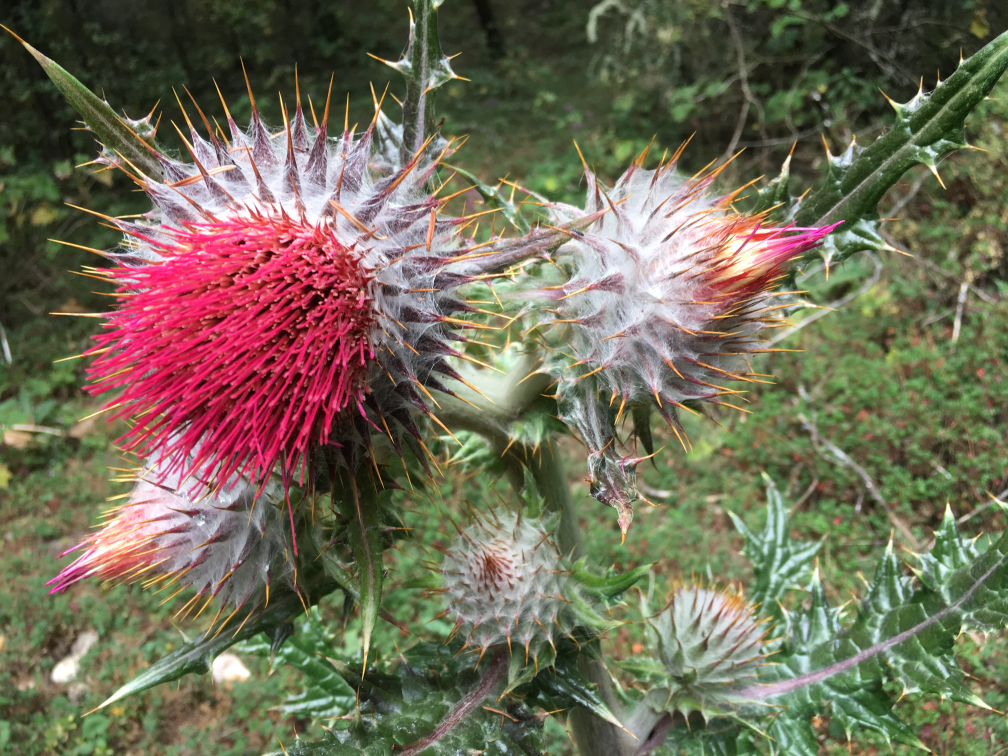
%> input picture flor.JPG, 4032 x 3024 px (shown at 1/4 size)
$ octave imagesApplication.m   (GNU Octave 9; MATLAB toolbox functions it lacks are replaced by stand-ins)
%> lines starting %> are read from the running program, lines starting %| are printed output that depends on the picture
### cfgaussder.m
function Df = cfgaussder (t,nu,mu,sigma)

% Read input arguments
%
if nargin < 4
    sigma = sqrt(2)/2;
    if nargin < 3
        mu = 0;
        if nargin < 2
            nu = 0.5;
            if nargin < 1
                error('There is not value for t, Df = cfgaussder(t)');
            end
        end
    end
end

if size(t,1) ~= 1, t = t'; end

%% CRUZ and AVINA :: MODIFIED
% Calculate the theoretical function value
alpha   = nu./(1 - nu);
par1    = -(t - mu - sigma^2.*alpha/2).*alpha;
par3    = (mu/sigma + sigma.*alpha)/sqrt(2);
par2    = t/sigma/sqrt(2) - par3;

%% Explicit PseudoGaussian Integrals (mu - x).
[rows,columns] = size(t);
fcn = @(x, a1, t1) exp(-(x.*x - 2*x.*(mu + sigma^2.*a1) + mu^2 + ...
    2*sigma^2.*a1.*t1)/2/sigma^2);

Y   = nan(rows,columns);
for ir = 1 : rows
    for ic = 1 : columns
        Y(ir,ic) = integral(@(x) fcn(x,alpha,t(ir,ic)), 0, t(ir,ic));
    end
end

K1 = sqrt(1/2/pi)*(1+alpha);
Df1 = K1.*(exp(par1-par2.^2)-exp(par1-par3.^2))/sigma;
Df2 = K1.*alpha.*Y/sigma;
Df  = Df1-Df2;

### imagesApplication.m
%% -- values
clear all
clc
% parameters
mu          = 10;
sigma       = 1;

% time series
time_nod    = 15;
time        = linspace(max(mu - 3*sigma,0),...
    mu + 3*sigma,time_nod);

% nu values
% nu_nod      = 10;
nu          = [0.5 0.95 1.25 1.5 1.95];
nu_nod      = numel(nu);

%% -- calculations
%
% traditional solution
df0dt0      = @(t) (exp(-(mu - t).^2/(2*sigma^2)))/(sigma*sqrt(2*pi));
df1dt1      = @(t) (exp(-(mu - t).^2/(2*sigma^2)).*(2*mu - 2*t))/(2*sigma^3*sqrt(2*pi));

dG0         = df0dt0(time);
dG1         = df1dt1(time);

% Components
dG0x        = repmat(dG0,time_nod,1);

% fractional solution
DG          = nan(nu_nod,time_nod);
for iinu  = 1 : nu_nod
    nux         = nu(iinu) - floor(nu(iinu));
    gamma_nu    = nux/(1 - nux);

    switch floor(nu(iinu))
        case 0
            DG(iinu,:)    = cfgaussder(time,nu(iinu),mu,sigma);
        case 1
            DG(iinu,:)  = (gamma_nu + 1)*dG1 - gamma_nu*cfgaussder(time,nux,mu,sigma);
   end
end
[T,N]   = meshgrid(time,nu);

%% Image Applications
Im  = imread('flor.jpg');
Im2 = single(rgb2gray(Im));
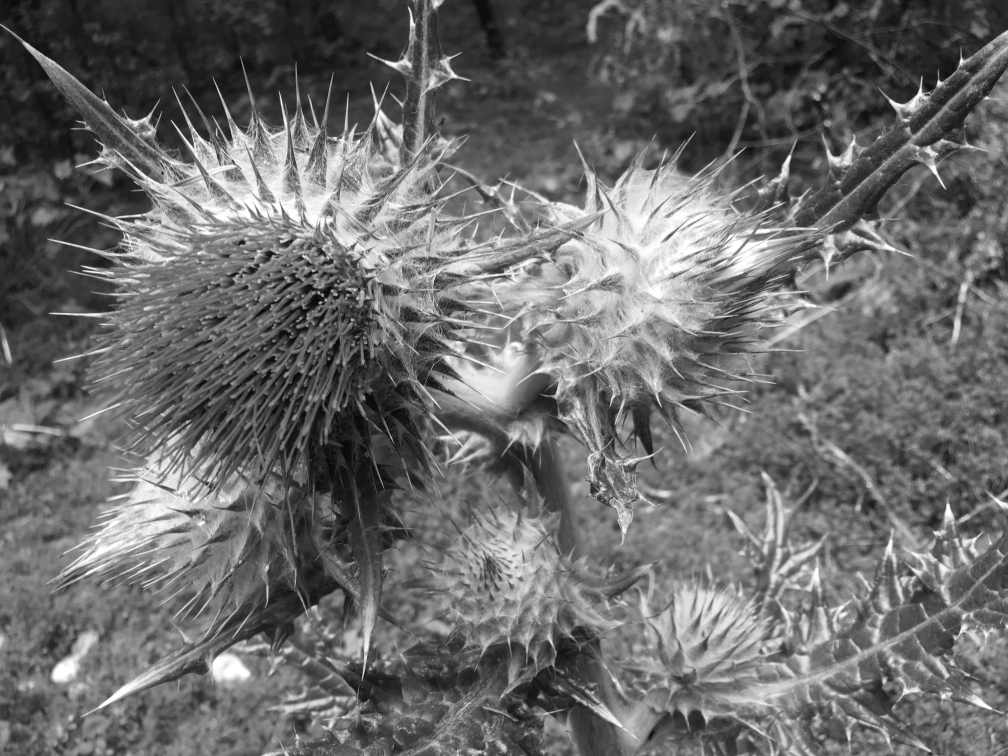
%> Im2: size 3024x4032 single (shown at 1/4 size); min 1, max 255, mean 107.6
for iinu = 1 : nu_nod
    figure('Name',sprintf('nu = %.4f',nu(iinu))),

    switch floor(nu(iinu))
        case 0
            Filtro = double(DG(iinu,:));
            Im3 = conv2(Im2, Filtro ,'same');
            Im4 = conv2(Im2, Filtro','same');
            Im5 = sqrt((Im3).^2+(Im4).^2);
        case 1
            DG_x = repmat(DG(iinu,:),time_nod,1);
            Filtro = DG_x.*dG0x' + DG_x'.*dG0x;
            Im5 = imfilter(Im2, Filtro);%,'same');
            Im5 = Im5./sum(Im5(:));
    end

    MMax = max(max(Im5));
    MMin = min(min(Im5));
    filtered_image = uint8(255*(Im5-MMin)/(MMax-MMin));

    J = imresize(filtered_image, 0.15);
    imwrite(J,sprintf('filtered_image%d.png',iinu));
    % imwrite(imresize(uint8(Im2),0.15),sprintf('filtered_image%d.png',0));
    imshow(J);
end
%> this loop made 5 passes
%> (MMax, MMin) on passes 1 to 5: (357.9, 0.024), (248.1, 0.000798), (3.62e-07, -1.55e-07), (4.18e-07, -1.71e-07), (2.39e-06, -1.85e-06)
%> pass 1, `Im3 = conv2(Im2, Filtro ,'same');`:
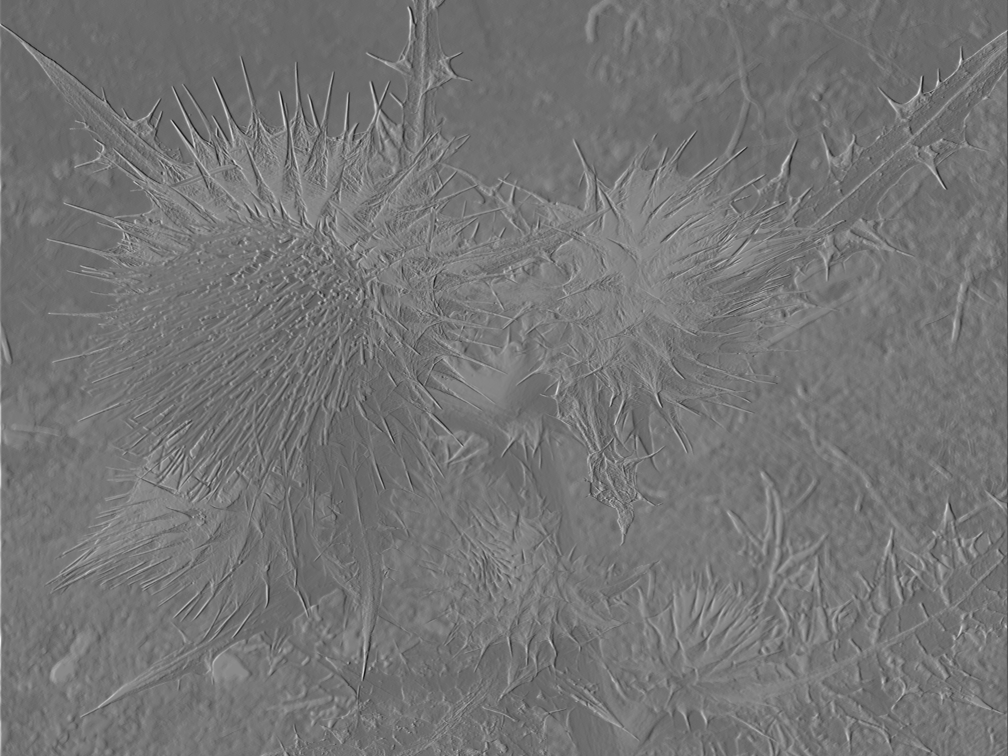
%> Im3: size 3024x4032 single (shown at 1/4 size); min -213, max 321.2, mean 32.5; drawn with min black and max white
%> pass 1, `Im4 = conv2(Im2, Filtro','same');`:
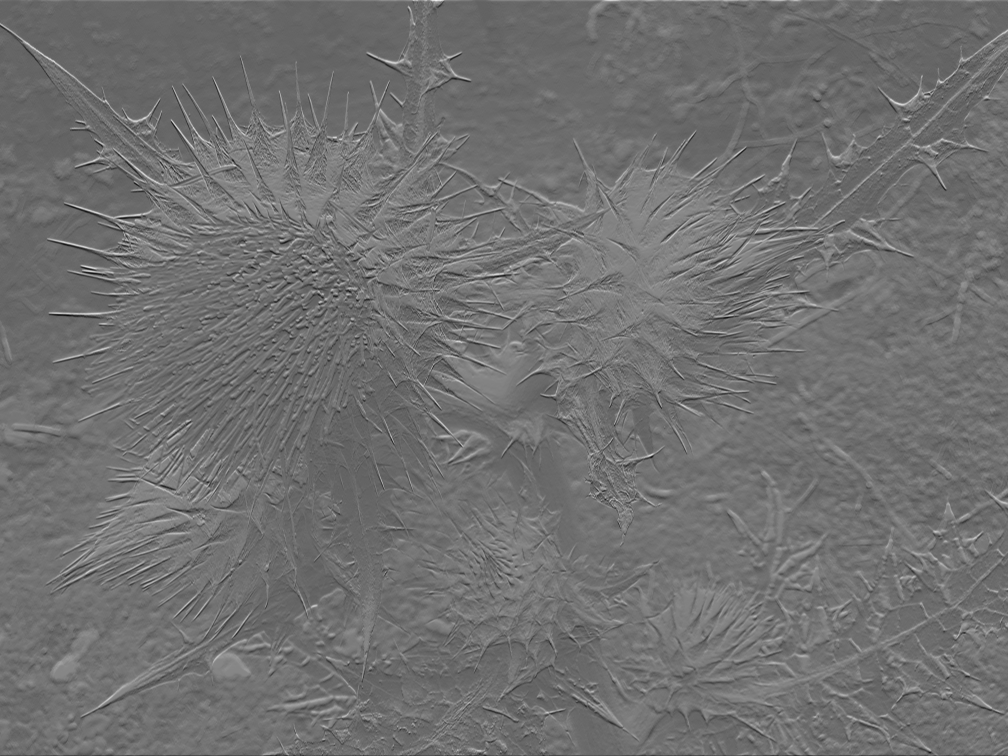
%> Im4: size 3024x4032 single (shown at 1/4 size); min -197, max 320.8, mean 32.5; drawn with min black and max white
%> pass 1, `Im5 = sqrt((Im3).^2+(Im4).^2);`:
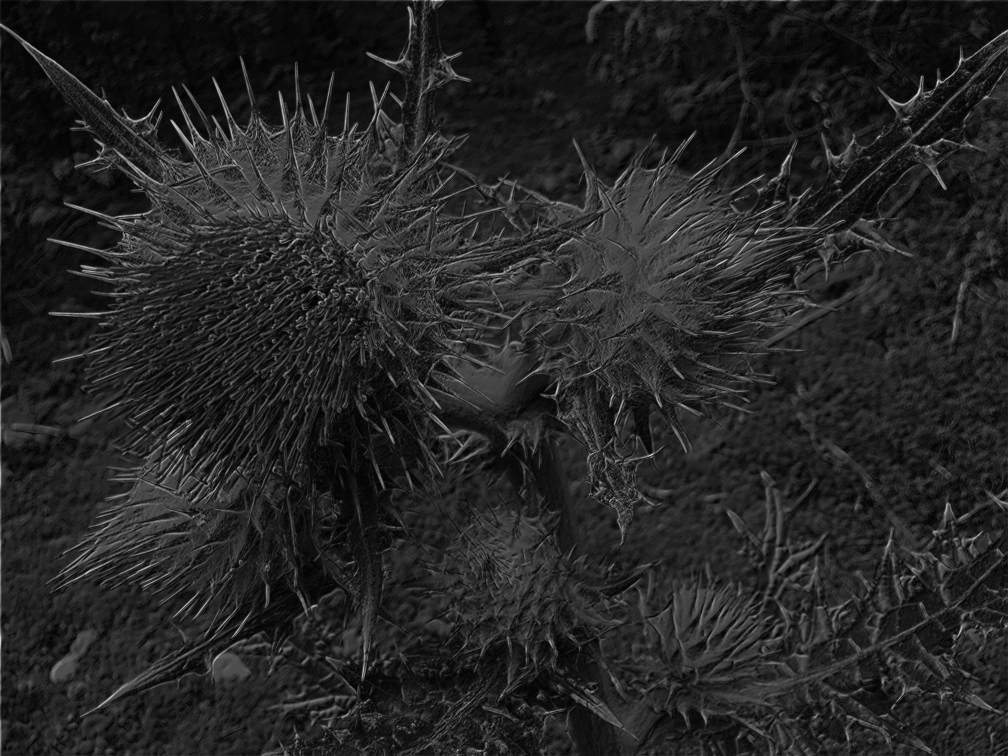
%> Im5: size 3024x4032 single (shown at 1/4 size); min 0.024, max 357.9, mean 52.8; drawn with min black and max white
%> after the loop:
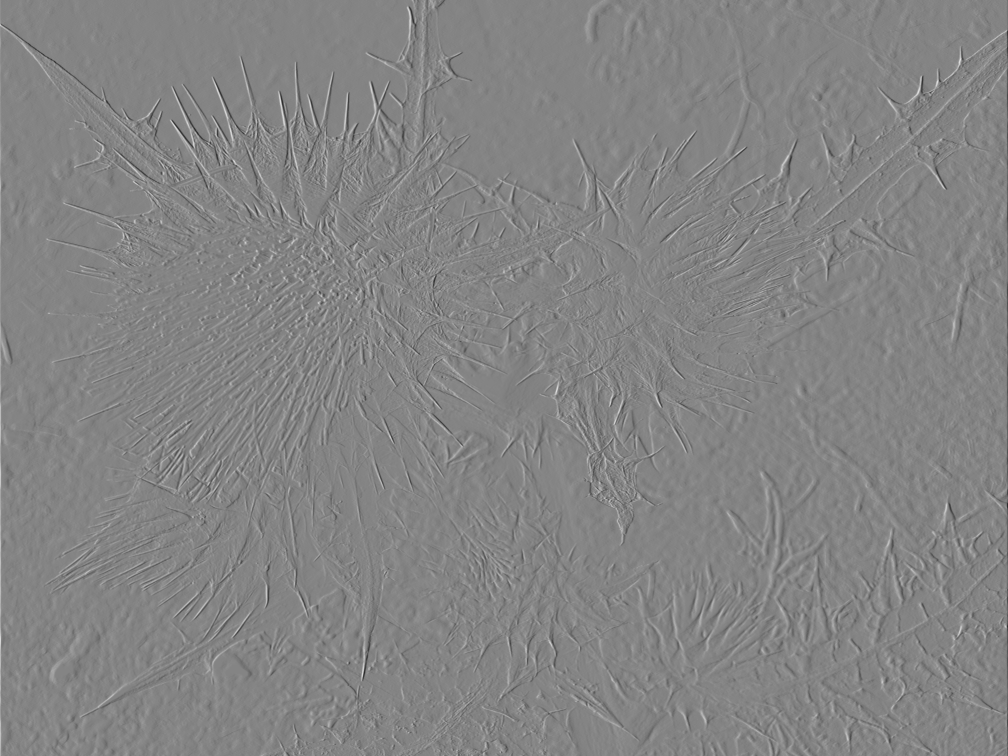
%> Im3: size 3024x4032 single (shown at 1/4 size); min -228.8, max 212.6, mean 0.2; drawn with min black and max white
%> after the loop:
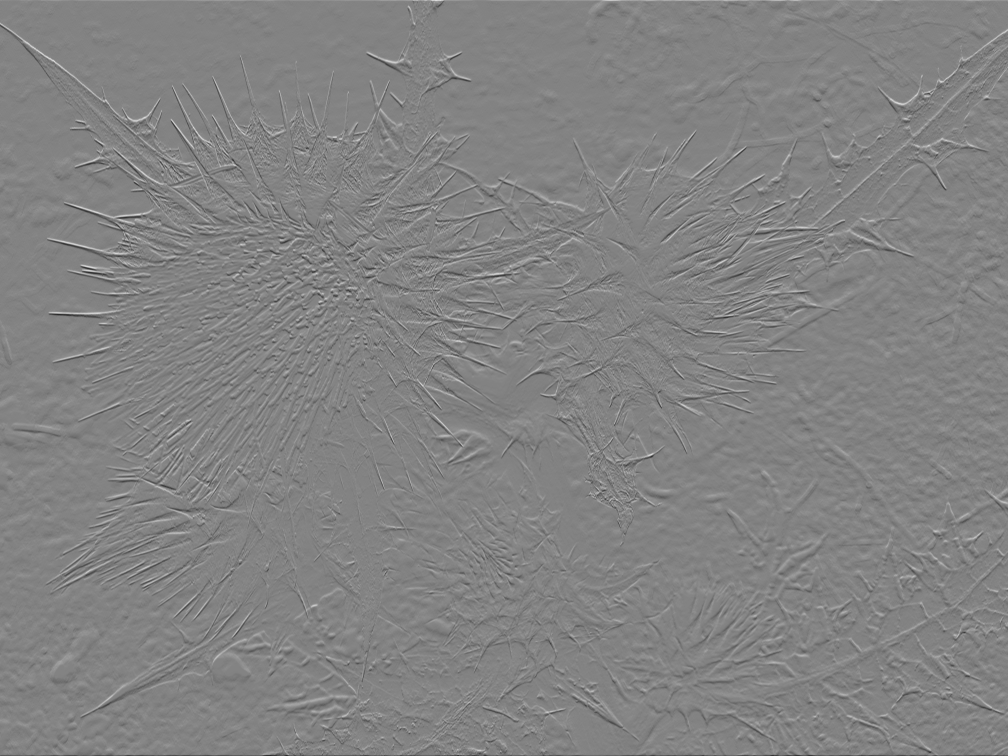
%> Im4: size 3024x4032 single (shown at 1/4 size); min -225.3, max 213.6, mean 0.3; drawn with min black and max white
